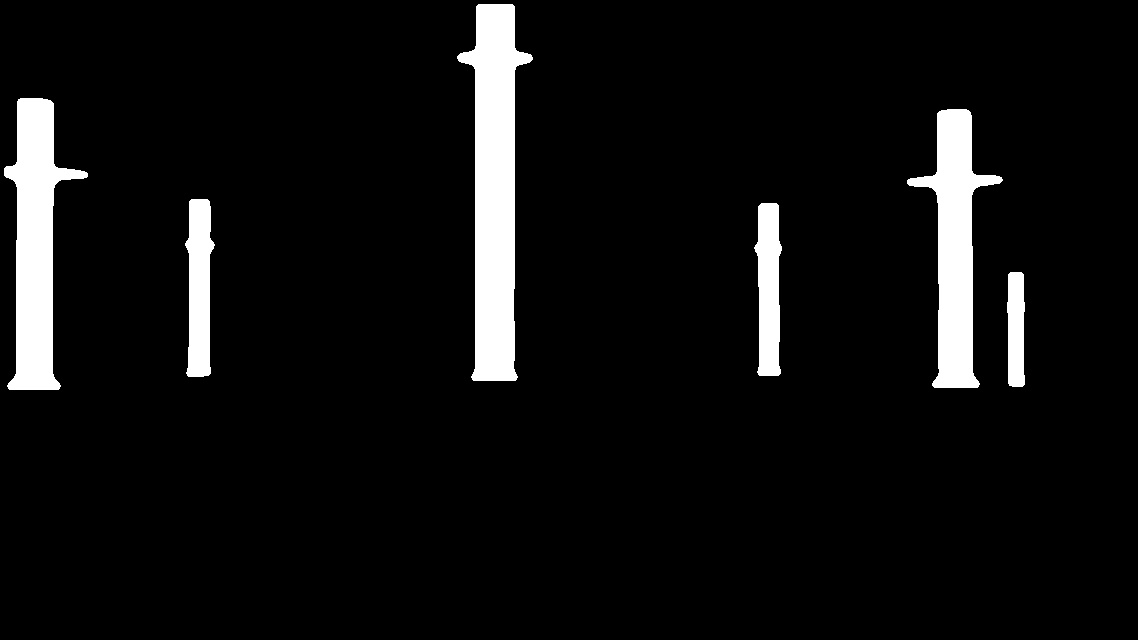
#> input picture auto-annotation/label/robocon_0004.jpg, 1138 x 640 px, given in place of robocon_0001.jpg, which was not available
$ python newjson.py
#> lines starting #> are read from the running program, lines starting #| are printed output that depends on the picture; after the words box and inside, x2 and y2 are one past the last pixel; in counts of white or black regions, pixels touching at a corner belong together; pictures that were not available may be replaced by others from this repository, and a replacement may not be noted
import json
import numpy as np
from pycocotools import mask
from skimage import measure
import cv2 as cv

def genAnno(path, id, filename):
#> called with path = 'label\\robocon_0001.jpg', id = 1, filename = 'robocon_0001.jpg'
    image = cv.imread(path)
#> image is the input picture: shape (640, 1138, 3); min 0, max 255, mean 16.4
    image = cv.imread(path)
    image = cv.Canny(image, 100, 200)
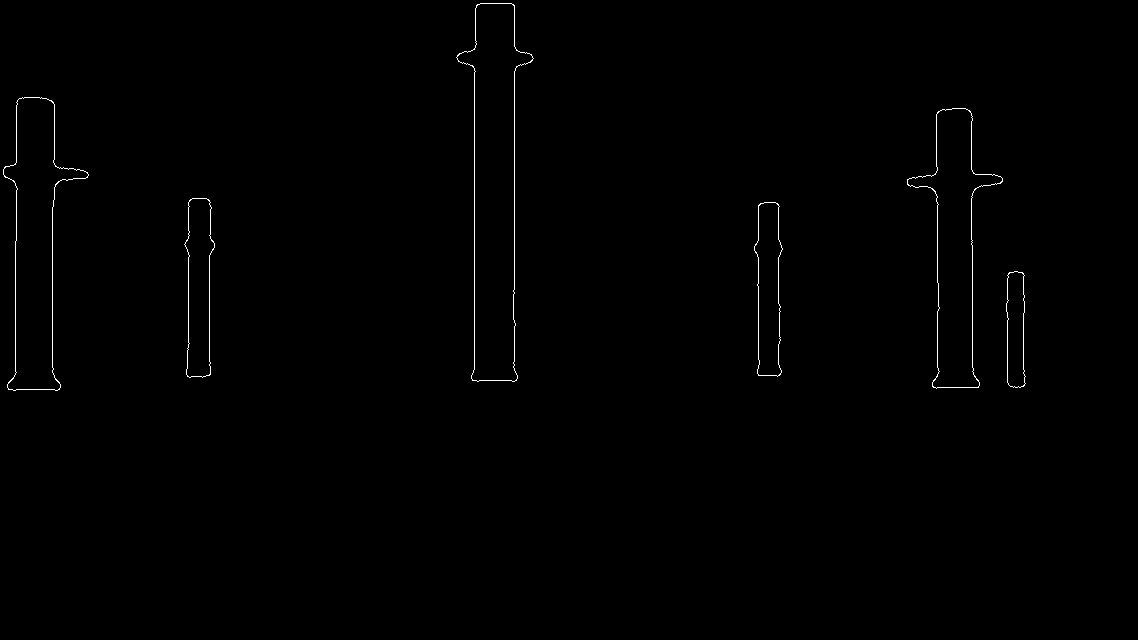
#> image: shape (640, 1138); 0.47% white in thin lines or dots, all inside (x1, y1, x2, y2) = (3, 3, 1026, 391)
    contours, hierarchy = cv.findContours(image, cv.RETR_TREE, cv.CHAIN_APPROX_SIMPLE)
#> contours = 12 contours; largest, box (x1, y1, x2, y2) and area: (456, 3, 534, 382) 15466, (456, 3, 534, 382) 15453, (3, 97, 89, 391) 11528, (3, 97, 89, 391) 11505, (907, 108, 1003, 389) 10426
    group = list()
    image = {
            "id": id,
            "width": 1138,
            "height": 640,
            "file_name": filename
        }
    cnt = 1
    for i in contours:
        poly = list()
        for j in i:
            poly.extend([float(j[0][0]), float(j[0][1])])
        area = cv.contourArea(i)
        bbox = list(cv.boundingRect(i))
        annotation = {
            "segmentation": [poly],
            "area": area,
            "iscrowd": 0,
            "image_id": id,
            "bbox": bbox,
            "category_id": 1,
            "id": cnt
        }
        if(area > 100):
            cnt += 1
            group.append(annotation)
#> this loop made 12 passes
#> (area, bbox) on passes 1 to 12: (1861, [1006, 271, 20, 117]), (1856.5, [1006, 271, 20, 117]), (3600, [754, 202, 29, 175]), (3592, [754, 202, 29, 175]), (3884.5, [184, 198, 31, 180]), (3875.5, [184, 198, 31, 180]), (10426.5, [907, 108, 96, 281]), (10405, [907, 108, 96, 281]), (11527.5, [3, 97, 86, 294]), (11505, [3, 97, 86, 294]), (15466, [456, 3, 78, 379]), (15453, [456, 3, 78, 379])
#> after the loop, cnt = 13; group = 12 items

    return group, image

#     annotation = {
#             "segmentation": [],
#             "area": ground_truth_area.tolist(),
#             "iscrowd": 0,
#             "image_id": id,
#             "bbox": ground_truth_bounding_box.tolist(),
#             "category_id": 1,
#             "id": 1
#         }

#     image = {
#         "id": id,
#         "width": 1138,
#         "height": 640,
#         "file_name": filename
#     }

#     for contour in contours:
#         contour = np.flip(contour, axis=1)
#         segmentation = contour.ravel().tolist()
#         annotation["segmentation"].append(segmentation)

#     return annotation, image

annotations = list()
images = list()
for i in range(1, 301):
    order = "{:04d}".format(i)
    path = r"label\robocon_"+str(order)+".jpg"
    id = i
    filename = "robocon_"+str(order)+".jpg"
    anno, image = genAnno(path, id, filename)
#> anno = 12 items; image = {'id': 1, 'width': 1138, 'height': 640, 'file_name': 'robocon_0001.jpg'}
    annotations.extend(anno)
    images.append(image)
    print(order)
#> pass 2 of the loop `for i in range(1, 301):`:
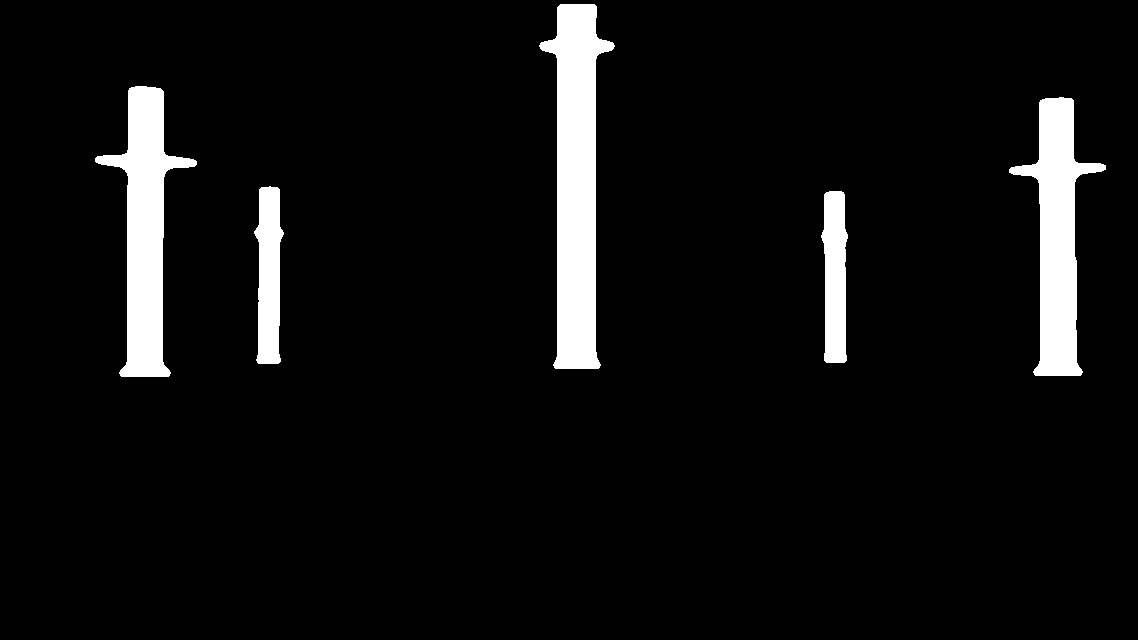
#> input picture auto-annotation/label/robocon_0011.jpg, 1138 x 640 px, given in place of robocon_0002.jpg, which was not available
#> in genAnno, image is the input picture: shape (640, 1138, 3); min 0, max 255, mean 15.6
#> in genAnno (call 2), `image = cv.Canny(image, 100, 200)`:
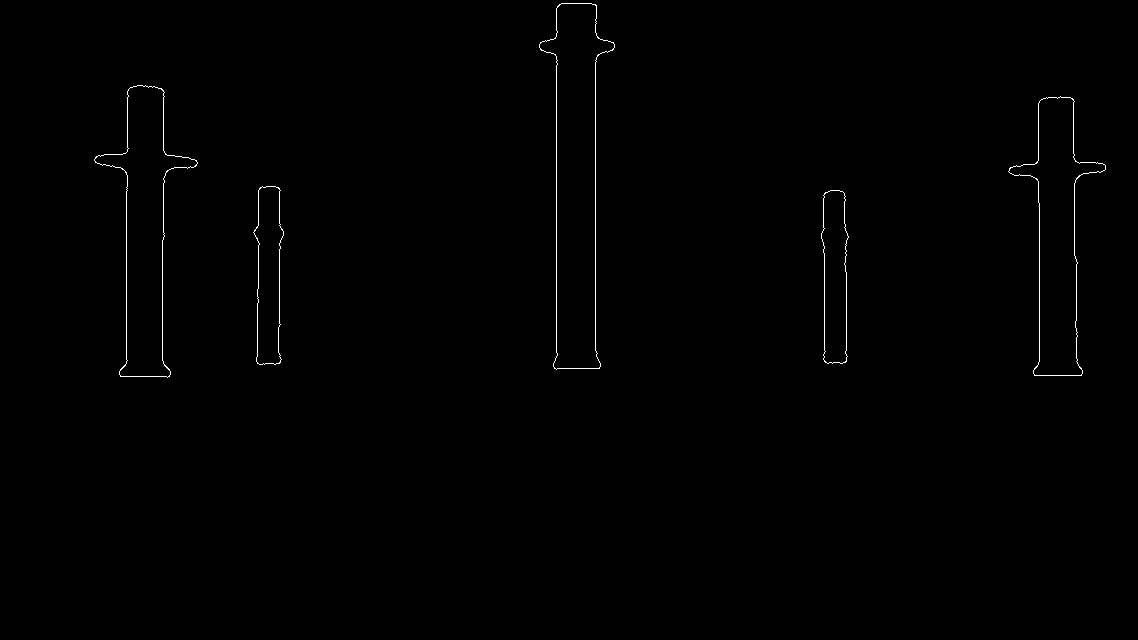
#> image: shape (640, 1138); 0.43% white in thin lines or dots, all inside (x1, y1, x2, y2) = (94, 3, 1106, 378)
#> contours = 10 contours; largest, box (x1, y1, x2, y2) and area: (539, 3, 615, 370) 14748, (539, 3, 615, 370) 14736, (94, 85, 198, 378) 11396, (94, 85, 198, 378) 11375, (1008, 96, 1106, 376) 10755
#> the loop in genAnno (call 2), `for i in contours:` made 10 passes
#> (area, bbox) on passes 1 to 8: (3755, [821, 190, 28, 174]), (3750.5, [821, 190, 28, 174]), (3855, [253, 186, 31, 179]), (3846, [253, 186, 31, 179]), (10755, [1008, 96, 98, 280]), (10739, [1008, 96, 98, 280]), (11396.5, [94, 85, 104, 293]), (11375, [94, 85, 104, 293])
#> after the loop in genAnno (call 2), `for i in contours:`: cnt = 11; group = 10 items
#> `anno, image = genAnno(path, id, filename)`: image = {'id': 2, 'width': 1138, 'height': 640, 'file_name': 'robocon_0002.jpg'}

output = {
    "images": images,
    "annotations": annotations
}

with open("annotations\sample.json", "w") as outfile:
    json.dump(output, outfile)
